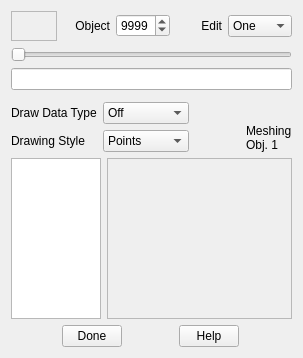
<?xml version="1.0" encoding="UTF-8"?>
<ui version="4.0">
 <class>imodvObjedForm</class>
 <widget class="QWidget" name="imodvObjedForm">
  <property name="geometry">
   <rect>
    <x>0</x>
    <y>0</y>
    <width>303</width>
    <height>358</height>
   </rect>
  </property>
  <property name="font">
   <font/>
  </property>
  <property name="focusPolicy">
   <enum>Qt::StrongFocus</enum>
  </property>
  <property name="windowTitle">
   <string>3dmodv Objects</string>
  </property>
  <layout class="QVBoxLayout" name="verticalLayout_2">
   <item>
    <layout class="QHBoxLayout">
     <property name="spacing">
      <number>6</number>
     </property>
     <property name="margin">
      <number>0</number>
     </property>
     <item>
      <widget class="QFrame" name="colorFrame">
       <property name="minimumSize">
        <size>
         <width>30</width>
         <height>30</height>
        </size>
       </property>
       <property name="toolTip">
        <string>The color of the current object</string>
       </property>
       <property name="frameShape">
        <enum>QFrame::StyledPanel</enum>
       </property>
       <property name="frameShadow">
        <enum>QFrame::Plain</enum>
       </property>
      </widget>
     </item>
     <item>
      <widget class="QLabel" name="TextLabel1">
       <property name="text">
        <string>Object</string>
       </property>
       <property name="alignment">
        <set>Qt::AlignRight|Qt::AlignTrailing|Qt::AlignVCenter</set>
       </property>
       <property name="wordWrap">
        <bool>false</bool>
       </property>
      </widget>
     </item>
     <item>
      <widget class="QSpinBox" name="objectSpinBox">
       <property name="focusPolicy">
        <enum>Qt::ClickFocus</enum>
       </property>
       <property name="toolTip">
        <string>See and enter current object</string>
       </property>
       <property name="wrapping">
        <bool>true</bool>
       </property>
       <property name="keyboardTracking">
        <bool>false</bool>
       </property>
       <property name="minimum">
        <number>1</number>
       </property>
       <property name="maximum">
        <number>9999</number>
       </property>
       <property name="value">
        <number>9999</number>
       </property>
      </widget>
     </item>
     <item>
      <widget class="QLabel" name="TextLabel2">
       <property name="text">
        <string>Edit</string>
       </property>
       <property name="alignment">
        <set>Qt::AlignRight|Qt::AlignTrailing|Qt::AlignVCenter</set>
       </property>
       <property name="wordWrap">
        <bool>false</bool>
       </property>
      </widget>
     </item>
     <item>
      <widget class="QComboBox" name="oneAllComboBox">
       <property name="focusPolicy">
        <enum>Qt::ClickFocus</enum>
       </property>
       <property name="toolTip">
        <string>Select whether changes will be applied to only one object, all objects, ones that are on, or ones in group</string>
       </property>
       <item>
        <property name="text">
         <string>One</string>
        </property>
       </item>
       <item>
        <property name="text">
         <string>All</string>
        </property>
       </item>
       <item>
        <property name="text">
         <string>On's</string>
        </property>
       </item>
       <item>
        <property name="text">
         <string>Group</string>
        </property>
       </item>
      </widget>
     </item>
    </layout>
   </item>
   <item>
    <widget class="QSlider" name="objectSlider">
     <property name="focusPolicy">
      <enum>Qt::NoFocus</enum>
     </property>
     <property name="toolTip">
      <string>Select the current object</string>
     </property>
     <property name="minimum">
      <number>1</number>
     </property>
     <property name="pageStep">
      <number>1</number>
     </property>
     <property name="orientation">
      <enum>Qt::Horizontal</enum>
     </property>
    </widget>
   </item>
   <item>
    <widget class="QLineEdit" name="nameLineEdit">
     <property name="focusPolicy">
      <enum>Qt::ClickFocus</enum>
     </property>
     <property name="toolTip">
      <string>Enter the name of the object</string>
     </property>
     <property name="maxLength">
      <number>63</number>
     </property>
    </widget>
   </item>
   <item>
    <widget class="QFrame" name="checkBoxFrame">
     <property name="minimumSize">
      <size>
       <width>20</width>
       <height>0</height>
      </size>
     </property>
     <property name="toolTip">
      <string>Turn individual objects On/Off (use Edit-Object List for higher object #s)</string>
     </property>
     <property name="frameShape">
      <enum>QFrame::StyledPanel</enum>
     </property>
     <property name="frameShadow">
      <enum>QFrame::Sunken</enum>
     </property>
    </widget>
   </item>
   <item>
    <layout class="QHBoxLayout" name="horizontalLayout_2">
     <item>
      <layout class="QGridLayout">
       <property name="margin">
        <number>0</number>
       </property>
       <property name="spacing">
        <number>6</number>
       </property>
       <item row="1" column="1">
        <widget class="QComboBox" name="drawStyleComboBox">
         <property name="focusPolicy">
          <enum>Qt::NoFocus</enum>
         </property>
         <property name="toolTip">
          <string>Select whether data will be drawn as points, lines, or filled/lit regions</string>
         </property>
         <item>
          <property name="text">
           <string>Points</string>
          </property>
         </item>
         <item>
          <property name="text">
           <string>Lines</string>
          </property>
         </item>
         <item>
          <property name="text">
           <string>Fill</string>
          </property>
         </item>
         <item>
          <property name="text">
           <string>Fill outline</string>
          </property>
         </item>
        </widget>
       </item>
       <item row="0" column="0">
        <widget class="QLabel" name="TextLabel3">
         <property name="text">
          <string>Draw Data Type</string>
         </property>
         <property name="wordWrap">
          <bool>false</bool>
         </property>
        </widget>
       </item>
       <item row="0" column="1">
        <widget class="QComboBox" name="dataTypeComboBox">
         <property name="focusPolicy">
          <enum>Qt::NoFocus</enum>
         </property>
         <property name="toolTip">
          <string>Select whether contour or mesh data will be drawn or turn drawing off or on</string>
         </property>
         <item>
          <property name="text">
           <string>Off</string>
          </property>
         </item>
         <item>
          <property name="text">
           <string>Contour</string>
          </property>
         </item>
         <item>
          <property name="text">
           <string>Mesh</string>
          </property>
         </item>
         <item>
          <property name="text">
           <string>On</string>
          </property>
         </item>
        </widget>
       </item>
       <item row="1" column="0">
        <widget class="QLabel" name="TextLabel4">
         <property name="text">
          <string>Drawing Style</string>
         </property>
         <property name="wordWrap">
          <bool>false</bool>
         </property>
        </widget>
       </item>
      </layout>
     </item>
     <item>
      <spacer name="Spacer1">
       <property name="orientation">
        <enum>Qt::Horizontal</enum>
       </property>
       <property name="sizeType">
        <enum>QSizePolicy::Expanding</enum>
       </property>
       <property name="sizeHint" stdset="0">
        <size>
         <width>13</width>
         <height>49</height>
        </size>
       </property>
      </spacer>
     </item>
     <item>
      <layout class="QVBoxLayout" name="verticalLayout">
       <property name="spacing">
        <number>0</number>
       </property>
       <item>
        <spacer name="verticalSpacer">
         <property name="orientation">
          <enum>Qt::Vertical</enum>
         </property>
         <property name="sizeHint" stdset="0">
          <size>
           <width>20</width>
           <height>2</height>
          </size>
         </property>
        </spacer>
       </item>
       <item>
        <widget class="QLabel" name="meshingLabel1">
         <property name="text">
          <string>Meshing</string>
         </property>
        </widget>
       </item>
       <item>
        <widget class="QLabel" name="meshingLabel2">
         <property name="text">
          <string>Obj. 1</string>
         </property>
        </widget>
       </item>
      </layout>
     </item>
    </layout>
   </item>
   <item>
    <layout class="QHBoxLayout" name="horizontalLayout">
     <item>
      <widget class="QListWidget" name="panelListBox">
       <property name="sizePolicy">
        <sizepolicy hsizetype="Fixed" vsizetype="Expanding">
         <horstretch>0</horstretch>
         <verstretch>0</verstretch>
        </sizepolicy>
       </property>
       <property name="maximumSize">
        <size>
         <width>90</width>
         <height>16777215</height>
        </size>
       </property>
       <property name="focusPolicy">
        <enum>Qt::NoFocus</enum>
       </property>
       <property name="autoScroll">
        <bool>false</bool>
       </property>
       <property name="editTriggers">
        <set>QAbstractItemView::NoEditTriggers</set>
       </property>
       <property name="showDropIndicator" stdset="0">
        <bool>false</bool>
       </property>
      </widget>
     </item>
     <item>
      <widget class="QFrame" name="panelFrame">
       <property name="sizePolicy">
        <sizepolicy hsizetype="Preferred" vsizetype="Preferred">
         <horstretch>1</horstretch>
         <verstretch>0</verstretch>
        </sizepolicy>
       </property>
       <property name="minimumSize">
        <size>
         <width>100</width>
         <height>0</height>
        </size>
       </property>
       <property name="frameShape">
        <enum>QFrame::StyledPanel</enum>
       </property>
       <property name="frameShadow">
        <enum>QFrame::Sunken</enum>
       </property>
      </widget>
     </item>
    </layout>
   </item>
   <item>
    <layout class="QHBoxLayout">
     <property name="spacing">
      <number>6</number>
     </property>
     <property name="margin">
      <number>0</number>
     </property>
     <item>
      <widget class="QPushButton" name="doneButton_2">
       <property name="sizePolicy">
        <sizepolicy hsizetype="Fixed" vsizetype="Fixed">
         <horstretch>0</horstretch>
         <verstretch>0</verstretch>
        </sizepolicy>
       </property>
       <property name="maximumSize">
        <size>
         <width>60</width>
         <height>32767</height>
        </size>
       </property>
       <property name="focusPolicy">
        <enum>Qt::NoFocus</enum>
       </property>
       <property name="toolTip">
        <string>Close dialog box</string>
       </property>
       <property name="text">
        <string>Done</string>
       </property>
      </widget>
     </item>
     <item>
      <widget class="QPushButton" name="helpButton_2">
       <property name="sizePolicy">
        <sizepolicy hsizetype="Fixed" vsizetype="Fixed">
         <horstretch>0</horstretch>
         <verstretch>0</verstretch>
        </sizepolicy>
       </property>
       <property name="maximumSize">
        <size>
         <width>60</width>
         <height>32767</height>
        </size>
       </property>
       <property name="focusPolicy">
        <enum>Qt::NoFocus</enum>
       </property>
       <property name="toolTip">
        <string>Open help window</string>
       </property>
       <property name="text">
        <string>Help</string>
       </property>
      </widget>
     </item>
    </layout>
   </item>
  </layout>
 </widget>
 <layoutdefault spacing="6" margin="11"/>
 <resources/>
 <connections>
  <connection>
   <sender>objectSlider</sender>
   <signal>valueChanged(int)</signal>
   <receiver>imodvObjedForm</receiver>
   <slot>objSliderChanged(int)</slot>
   <hints>
    <hint type="sourcelabel">
     <x>20</x>
     <y>20</y>
    </hint>
    <hint type="destinationlabel">
     <x>20</x>
     <y>20</y>
    </hint>
   </hints>
  </connection>
  <connection>
   <sender>objectSpinBox</sender>
   <signal>valueChanged(int)</signal>
   <receiver>imodvObjedForm</receiver>
   <slot>setFocus()</slot>
   <hints>
    <hint type="sourcelabel">
     <x>20</x>
     <y>20</y>
    </hint>
    <hint type="destinationlabel">
     <x>20</x>
     <y>20</y>
    </hint>
   </hints>
  </connection>
  <connection>
   <sender>objectSpinBox</sender>
   <signal>valueChanged(int)</signal>
   <receiver>imodvObjedForm</receiver>
   <slot>objectSelected(int)</slot>
   <hints>
    <hint type="sourcelabel">
     <x>20</x>
     <y>20</y>
    </hint>
    <hint type="destinationlabel">
     <x>20</x>
     <y>20</y>
    </hint>
   </hints>
  </connection>
  <connection>
   <sender>nameLineEdit</sender>
   <signal>textChanged(QString)</signal>
   <receiver>imodvObjedForm</receiver>
   <slot>nameChanged(QString)</slot>
   <hints>
    <hint type="sourcelabel">
     <x>20</x>
     <y>20</y>
    </hint>
    <hint type="destinationlabel">
     <x>20</x>
     <y>20</y>
    </hint>
   </hints>
  </connection>
  <connection>
   <sender>nameLineEdit</sender>
   <signal>returnPressed()</signal>
   <receiver>imodvObjedForm</receiver>
   <slot>setFocus()</slot>
   <hints>
    <hint type="sourcelabel">
     <x>20</x>
     <y>20</y>
    </hint>
    <hint type="destinationlabel">
     <x>20</x>
     <y>20</y>
    </hint>
   </hints>
  </connection>
  <connection>
   <sender>oneAllComboBox</sender>
   <signal>activated(int)</signal>
   <receiver>imodvObjedForm</receiver>
   <slot>editSelected(int)</slot>
   <hints>
    <hint type="sourcelabel">
     <x>20</x>
     <y>20</y>
    </hint>
    <hint type="destinationlabel">
     <x>20</x>
     <y>20</y>
    </hint>
   </hints>
  </connection>
  <connection>
   <sender>oneAllComboBox</sender>
   <signal>activated(int)</signal>
   <receiver>imodvObjedForm</receiver>
   <slot>setFocus()</slot>
   <hints>
    <hint type="sourcelabel">
     <x>20</x>
     <y>20</y>
    </hint>
    <hint type="destinationlabel">
     <x>20</x>
     <y>20</y>
    </hint>
   </hints>
  </connection>
  <connection>
   <sender>dataTypeComboBox</sender>
   <signal>activated(int)</signal>
   <receiver>imodvObjedForm</receiver>
   <slot>setFocus()</slot>
   <hints>
    <hint type="sourcelabel">
     <x>20</x>
     <y>20</y>
    </hint>
    <hint type="destinationlabel">
     <x>20</x>
     <y>20</y>
    </hint>
   </hints>
  </connection>
  <connection>
   <sender>dataTypeComboBox</sender>
   <signal>activated(int)</signal>
   <receiver>imodvObjedForm</receiver>
   <slot>typeSelected(int)</slot>
   <hints>
    <hint type="sourcelabel">
     <x>20</x>
     <y>20</y>
    </hint>
    <hint type="destinationlabel">
     <x>20</x>
     <y>20</y>
    </hint>
   </hints>
  </connection>
  <connection>
   <sender>drawStyleComboBox</sender>
   <signal>activated(int)</signal>
   <receiver>imodvObjedForm</receiver>
   <slot>setFocus()</slot>
   <hints>
    <hint type="sourcelabel">
     <x>20</x>
     <y>20</y>
    </hint>
    <hint type="destinationlabel">
     <x>20</x>
     <y>20</y>
    </hint>
   </hints>
  </connection>
  <connection>
   <sender>drawStyleComboBox</sender>
   <signal>activated(int)</signal>
   <receiver>imodvObjedForm</receiver>
   <slot>styleSelected(int)</slot>
   <hints>
    <hint type="sourcelabel">
     <x>20</x>
     <y>20</y>
    </hint>
    <hint type="destinationlabel">
     <x>20</x>
     <y>20</y>
    </hint>
   </hints>
  </connection>
  <connection>
   <sender>doneButton_2</sender>
   <signal>clicked()</signal>
   <receiver>imodvObjedForm</receiver>
   <slot>donePressed()</slot>
   <hints>
    <hint type="sourcelabel">
     <x>20</x>
     <y>20</y>
    </hint>
    <hint type="destinationlabel">
     <x>20</x>
     <y>20</y>
    </hint>
   </hints>
  </connection>
  <connection>
   <sender>helpButton_2</sender>
   <signal>clicked()</signal>
   <receiver>imodvObjedForm</receiver>
   <slot>helpPressed()</slot>
   <hints>
    <hint type="sourcelabel">
     <x>20</x>
     <y>20</y>
    </hint>
    <hint type="destinationlabel">
     <x>20</x>
     <y>20</y>
    </hint>
   </hints>
  </connection>
 </connections>
</ui>
